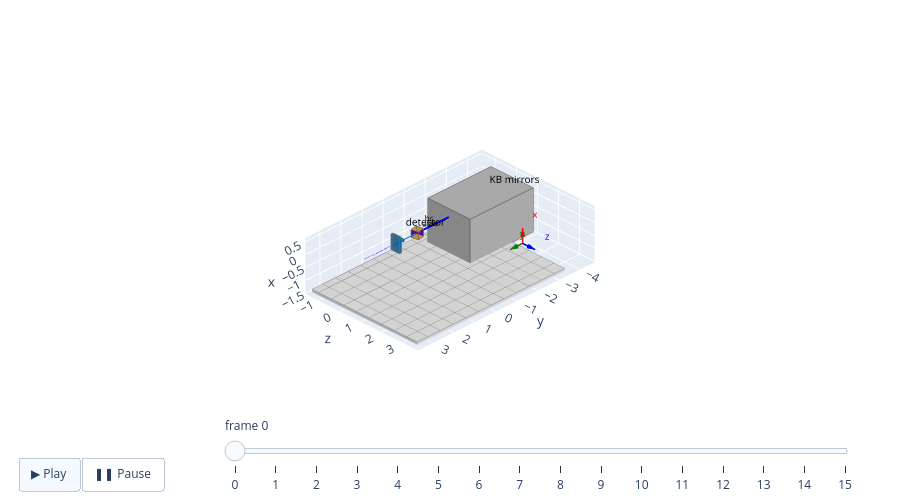

Notebook source saved alongside this figure:
### Markdown cell above
The same scan as an animation: `scene.animate(update, frames)` draws the scene, then calls
`update(i)` before each further frame. Press ▶ to play, or drag the slider.

### Code cell
def scan(frame):
    theta.value, two_theta.value = 2 * frame, 4 * frame


scan(0)
scene.animate(scan, frames=16, interval=100, height=500, **VIEW)
